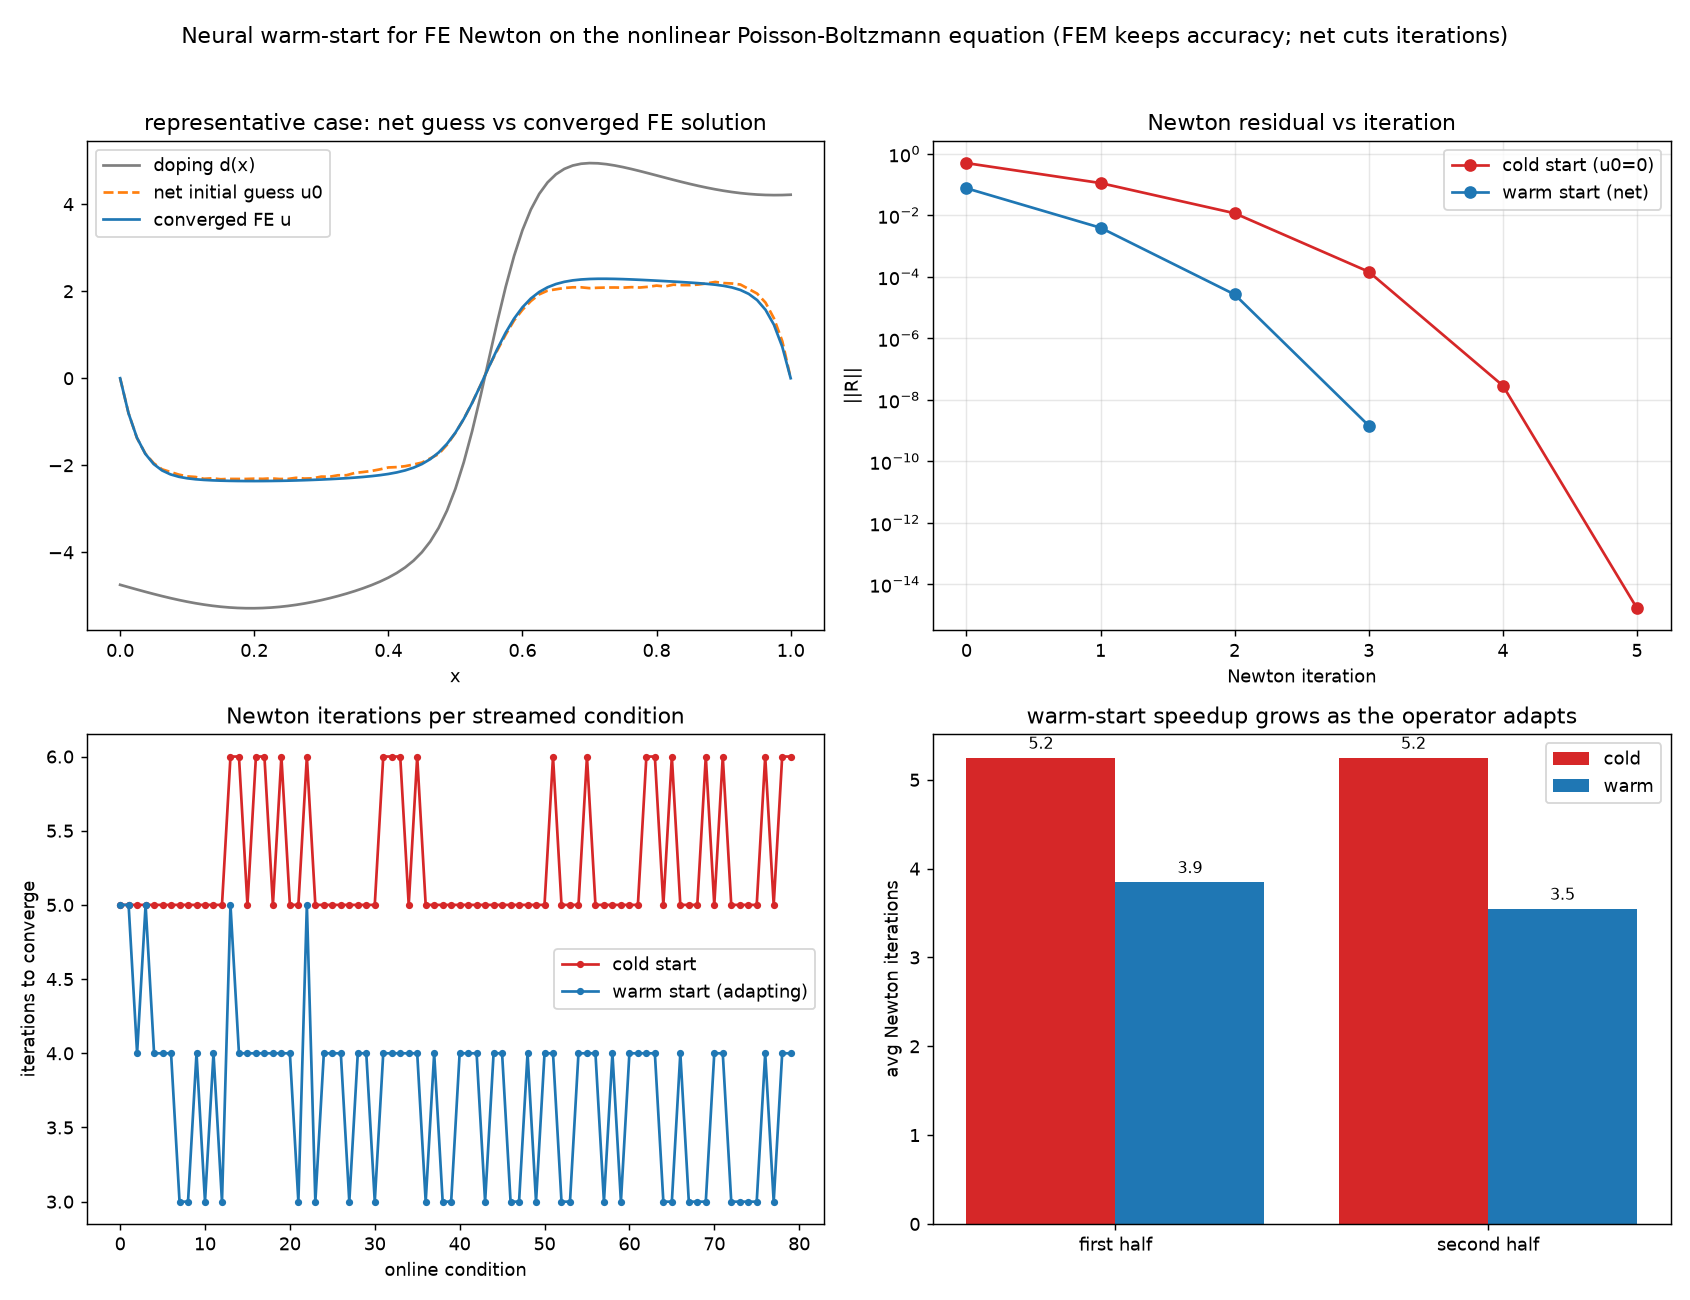

Source code (Python):
"""fe_newton_warmstart.py — neural warm-start for FE Newton on the nonlinear
(Poisson-Boltzmann) semiconductor equation. Idea "C": the FE solver stays the
authority on accuracy; the operator net only supplies a good Newton initial guess,
so it *accelerates* rather than replaces the physics — the framing industrial ML-TCAD
work values ("ML fixes/accelerates TCAD convergence"), here married to the repo's
weak-form line.

Equation (1-D, scaled equilibrium nonlinear Poisson / Poisson-Boltzmann):

    -lambda^2 u'' + sinh(u) = d(x),     u(0) = u(1) = 0

u = phi / V_t (scaled potential), d(x) = scaled net doping, lambda = Debye length.
The sinh(u) space-charge term makes it nonlinear -> solved by Newton: each step
assembles the tangent  J = lambda^2 K + diag(ML * cosh(u))  and solves  J du = -R,
with the P1 weak form (K stiffness, ML lumped mass). Newton's iteration count to a
fixed tolerance depends strongly on the initial guess.

  * cold start : u0 = 0                      (baseline)
  * warm start : u0 = net(d)                 (learned operator d -> u)

Online: doping profiles stream in; each is solved warm-started, the converged
(d, u) pair is buffered, and the net is retrained on the fly. The warm-start Newton
count falls below the (flat) cold-start baseline and keeps dropping as the operator
adapts — while every solution is the exact FE solution (accuracy is never traded).

Run:  python3 fe_newton_warmstart.py            (writes fe_newton_warmstart.png)
      python3 fe_newton_warmstart.py --help
"""
from __future__ import annotations

import argparse

import numpy as np
import torch
import torch.nn as nn

SEED = 20260722
LAMBDA = 0.05          # scaled Debye length (small -> boundary/junction layers)
NEWTON_TOL = 1e-8
NEWTON_MAX = 50


# ----------------------------------------------------------------------------
# 1-D P1 finite-element operators on [0,1]
# ----------------------------------------------------------------------------
def fe_1d(n):
    x = np.linspace(0.0, 1.0, n)
    h = x[1] - x[0]
    K = np.zeros((n, n))          # stiffness  int u' v'
    M = np.zeros((n, n))          # consistent mass  int u v
    for e in range(n - 1):
        K[e, e] += 1 / h;   K[e + 1, e + 1] += 1 / h
        K[e, e + 1] -= 1 / h;   K[e + 1, e] -= 1 / h
        M[e, e] += h / 3;   M[e + 1, e + 1] += h / 3
        M[e, e + 1] += h / 6;   M[e + 1, e] += h / 6
    ML = M.sum(axis=1)            # lumped mass (row sums) for the nonlinear term
    return x, K, M, ML


def doping(x, rng):
    """Random pn-junction-like scaled net doping d(x): step + smooth ripple."""
    xj = rng.uniform(0.35, 0.65)
    amp = rng.uniform(3.0, 8.0)
    d = amp * np.tanh((x - xj) / rng.uniform(0.03, 0.09))
    d += rng.uniform(-2, 2) * np.sin(2 * np.pi * rng.uniform(1, 3) * x)
    return d


def newton_solve(d, K, ML, u0, free):
    """Damped FE Newton for -lambda^2 u'' + sinh(u) = d. Returns (u, n_iters, residuals).

    A backtracking line search (halve the step until the residual decreases) keeps
    the sinh nonlinearity from blowing up when the initial guess is imperfect — the
    standard TCAD safeguard, and what makes a warm start help instead of diverge.
    """
    u = np.asarray(u0, dtype=np.float64).copy()   # float64: a float32 net guess would
    u[~free] = 0.0                                 # floor the Newton correction near tol
    lamK = LAMBDA ** 2 * K

    def resid(uu):
        return lamK @ uu + ML * np.sinh(uu) - ML * d

    res_hist = []
    for it in range(1, NEWTON_MAX + 1):
        R = resid(u)
        rn = np.linalg.norm(R[free])
        res_hist.append(rn)
        if rn < NEWTON_TOL:
            return u, it - 1, res_hist
        J = lamK + np.diag(ML * np.cosh(u))              # consistent tangent
        du = np.zeros_like(u)
        du[free] = np.linalg.solve(J[np.ix_(free, free)], -R[free])
        alpha = 1.0
        for _ in range(30):                              # backtracking line search
            u_try = u + alpha * du
            if np.linalg.norm(resid(u_try)[free]) < rn:
                break
            alpha *= 0.5
        u = u + alpha * du
    return u, NEWTON_MAX, res_hist


# ----------------------------------------------------------------------------
# Operator net: learned initial guess  d(nodes) -> u(nodes)
# ----------------------------------------------------------------------------
class InitGuessNet(nn.Module):
    def __init__(self, n, hidden=160):
        super().__init__()
        self.net = nn.Sequential(
            nn.Linear(n, hidden), nn.SiLU(),
            nn.Linear(hidden, hidden), nn.SiLU(),
            nn.Linear(hidden, n),
        )

    def forward(self, d, mask):
        return self.net(d) * mask       # hard u=0 on the boundary nodes


def main():
    ap = argparse.ArgumentParser(description=__doc__)
    ap.add_argument("--n", type=int, default=81, help="FE nodes")
    ap.add_argument("--pretrain", type=int, default=2500, help="cold-start pretrain steps")
    ap.add_argument("--n_pre", type=int, default=64, help="pretrain doping profiles")
    ap.add_argument("--steps", type=int, default=80, help="online conditions")
    ap.add_argument("--adapt_iters", type=int, default=60, help="retrain steps per condition")
    ap.add_argument("--out", type=str, default="fe_newton_warmstart.png")
    args = ap.parse_args()

    torch.manual_seed(SEED)
    rng = np.random.default_rng(SEED)
    x, K, M, ML = fe_1d(args.n)
    free = np.ones(args.n, bool); free[0] = free[-1] = False
    mask = torch.tensor(free.astype(np.float32))
    u_scale = 4.0                                    # typical |u|, for net normalisation

    def solve(d, u0):
        return newton_solve(d, K, ML, u0, free)

    # ---- offline: build a small set of exact solves, pretrain the init-guess net ----
    pre = []
    for _ in range(args.n_pre):
        d = doping(x, rng)
        u, _, _ = solve(d, np.zeros(args.n))
        pre.append((torch.tensor(d, dtype=torch.float32),
                    torch.tensor(u / u_scale, dtype=torch.float32)))
    net = InitGuessNet(args.n)
    opt = torch.optim.Adam(net.parameters(), lr=2e-3)
    for it in range(args.pretrain):
        d_t, u_t = pre[rng.integers(len(pre))]
        pred = net(d_t, mask)
        loss = ((pred - u_t) ** 2).mean()
        opt.zero_grad(); loss.backward(); opt.step()
        if (it + 1) % 400 == 0:
            print(f"[pretrain] {it+1}/{args.pretrain}  loss {loss.item():.3e}")
    for g in opt.param_groups:
        g["lr"] = 5e-4

    # ---- online: stream conditions, warm-start Newton, adapt the net ----
    replay = []
    cold_iters, warm_iters = [], []
    for s in range(args.steps):
        d = doping(x, rng)
        d_t = torch.tensor(d, dtype=torch.float32)
        with torch.no_grad():
            u0 = (net(d_t, mask).numpy() * u_scale)
        u_c, nc, res_c = solve(d, np.zeros(args.n))       # cold baseline (for comparison)
        u_w, nw, res_w = solve(d, u0)                     # warm start
        cold_iters.append(nc); warm_iters.append(nw)

        # buffer the exact solution and retrain the init-guess operator on the fly
        replay.append((d_t, torch.tensor(u_w / u_scale, dtype=torch.float32)))
        for _ in range(args.adapt_iters):
            dj, uj = replay[rng.integers(len(replay))]
            pred = net(dj, mask)
            loss = ((pred - uj) ** 2).mean()
            opt.zero_grad(); loss.backward(); opt.step()

        if s in (0, args.steps // 2, args.steps - 1):
            print(f"[online] cond {s:2d}  cold {nc:2d} iters   warm {nw:2d} iters")

    half = args.steps // 2
    print(f"\nNewton iters (cold vs warm):  cold avg {np.mean(cold_iters):.1f}"
          f"   warm avg {np.mean(warm_iters):.1f}"
          f"   |  warm first-half {np.mean(warm_iters[:half]):.1f}"
          f" -> second-half {np.mean(warm_iters[half:]):.1f}")

    # a representative case for the convergence-curve panel
    d = doping(x, rng)
    u0 = net(torch.tensor(d, dtype=torch.float32), mask).detach().numpy() * u_scale
    u_c, _, res_c = solve(d, np.zeros(args.n))
    u_w, _, res_w = solve(d, u0)

    _plot(args.out, x, d, u0, u_w, res_c, res_w, cold_iters, warm_iters, half)
    print(f"wrote {args.out}")


def _plot(out, x, d, u0, u_w, res_c, res_w, cold_iters, warm_iters, half):
    import matplotlib
    matplotlib.use("Agg")
    import matplotlib.pyplot as plt

    fig, ax = plt.subplots(2, 2, figsize=(13, 10))

    ax[0, 0].plot(x, d, color="#7f7f7f", label="doping d(x)")
    ax[0, 0].plot(x, u0, "--", color="#ff7f0e", label="net initial guess u0")
    ax[0, 0].plot(x, u_w, color="#1f77b4", label="converged FE u")
    ax[0, 0].set_title("representative case: net guess vs converged FE solution")
    ax[0, 0].set_xlabel("x"); ax[0, 0].legend()

    ax[0, 1].semilogy(range(len(res_c)), res_c, "-o", color="#d62728", label="cold start (u0=0)")
    ax[0, 1].semilogy(range(len(res_w)), res_w, "-o", color="#1f77b4", label="warm start (net)")
    ax[0, 1].set_title("Newton residual vs iteration")
    ax[0, 1].set_xlabel("Newton iteration"); ax[0, 1].set_ylabel("||R||"); ax[0, 1].legend()
    ax[0, 1].grid(True, which="both", alpha=0.3)

    xs = np.arange(len(cold_iters))
    ax[1, 0].plot(xs, cold_iters, "-o", ms=3, color="#d62728", label="cold start")
    ax[1, 0].plot(xs, warm_iters, "-o", ms=3, color="#1f77b4", label="warm start (adapting)")
    ax[1, 0].set_title("Newton iterations per streamed condition")
    ax[1, 0].set_xlabel("online condition"); ax[1, 0].set_ylabel("iterations to converge")
    ax[1, 0].legend()

    cold_e = np.mean(cold_iters[:half]); cold_l = np.mean(cold_iters[half:])
    warm_e = np.mean(warm_iters[:half]); warm_l = np.mean(warm_iters[half:])
    gx = np.arange(2)
    ax[1, 1].bar(gx - 0.2, [cold_e, cold_l], 0.4, color="#d62728", label="cold")
    ax[1, 1].bar(gx + 0.2, [warm_e, warm_l], 0.4, color="#1f77b4", label="warm")
    ax[1, 1].set_xticks(gx); ax[1, 1].set_xticklabels(["first half", "second half"])
    ax[1, 1].set_ylabel("avg Newton iterations")
    ax[1, 1].set_title("warm-start speedup grows as the operator adapts")
    for i, v in enumerate([cold_e, cold_l]):
        ax[1, 1].text(i - 0.2, v + 0.1, f"{v:.1f}", ha="center", fontsize=9)
    for i, v in enumerate([warm_e, warm_l]):
        ax[1, 1].text(i + 0.2, v + 0.1, f"{v:.1f}", ha="center", fontsize=9)
    ax[1, 1].legend()

    fig.suptitle("Neural warm-start for FE Newton on the nonlinear Poisson-Boltzmann "
                 "equation (FEM keeps accuracy; net cuts iterations)", fontsize=12)
    fig.tight_layout(rect=[0, 0, 1, 0.96])
    fig.savefig(out, dpi=130)


if __name__ == "__main__":
    main()
